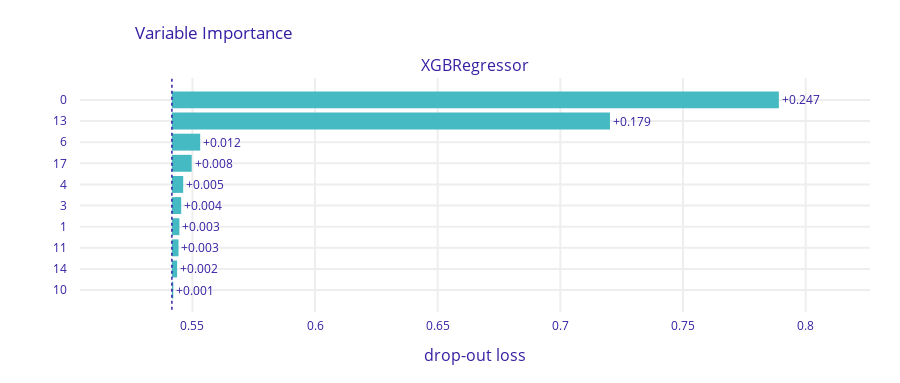

Notebook cell for this chart:
### Code cell
exp_xgreg_age.model_parts().plot()

### Figure 1 — Plotly figure (JSON) as saved in the notebook; plotly's stock layout.template omitted (floating-point values rounded to 4 significant figures)
{"data": [{"base": 0.5417, "hoverinfo": "text", "hoverlabel": {"bgcolor": "rgba(0,0,0,0.8)"}, "hovertext": ["Model: XGBRegressor loss after<br>variable: 0 is permuted: 0.789<br>Drop-out loss change: +0.247", "Model: XGBRegressor loss after<br>variable: 13 is permuted: 0.72<br>Drop-out loss change: +0.179", "Model: XGBRegressor loss after<br>variable: 6 is permuted: 0.553<br>Drop-out loss change: +0.012", "Model: XGBRegressor loss after<br>variable: 17 is permuted: 0.55<br>Drop-out loss change: +0.008", "Model: XGBRegressor loss after<br>variable: 4 is permuted: 0.546<br>Drop-out loss change: +0.005", "Model: XGBRegressor loss after<br>variable: 3 is permuted: 0.545<br>Drop-out loss change: +0.004", "Model: XGBRegressor loss after<br>variable: 1 is permuted: 0.545<br>Drop-out loss change: +0.003", "Model: XGBRegressor loss after<br>variable: 11 is permuted: 0.544<br>Drop-out loss change: +0.003", "Model: XGBRegressor loss after<br>variable: 14 is permuted: 0.544<br>Drop-out loss change: +0.002", "Model: XGBRegressor loss after<br>variable: 10 is permuted: 0.542<br>Drop-out loss change: +0.001"], "marker": {"color": "#46bac2"}, "orientation": "h", "showlegend": false, "text": ["+0.247", "+0.179", "+0.012", "+0.008", "+0.005", "+0.004", "+0.003", "+0.003", "+0.002", "+0.001"], "textposition": "outside", "type": "bar", "x": [0.2474, 0.1786, 0.01153, 0.008071, 0.004609, 0.003787, 0.003055, 0.002699, 0.002125, 0.0005723], "xaxis": "x", "y": ["0", "13", "6", "17", "4", "3", "1", "11", "14", "10"], "yaxis": "y"}], "layout": {"annotations": [{"font": {"size": 16}, "showarrow": false, "text": "XGBRegressor", "x": 0.5, "xanchor": "center", "xref": "paper", "y": 1, "yanchor": "bottom", "yref": "paper"}, {"font": {"size": 16}, "showarrow": false, "text": "drop-out loss", "x": 0.5, "xanchor": "center", "xref": "paper", "y": 0, "yanchor": "top", "yref": "paper", "yshift": -30}], "font": {"color": "#371ea3"}, "height": 383, "margin": {"b": 71, "r": 30, "t": 78}, "shapes": [{"line": {"color": "#371ea3", "dash": "dot", "width": 1.5}, "type": "line", "x0": 0.5417, "x1": 0.5417, "xref": "x", "y0": -1, "y1": 10, "yref": "y"}], "title": {"text": "Variable Importance", "x": 0.15}, "xaxis": {"anchor": "y", "automargin": true, "domain": [0, 1], "fixedrange": true, "gridwidth": 2, "range": [0.5042, 0.8262], "tickcolor": "white", "ticklen": 3, "ticks": "outside", "type": "linear", "zeroline": false}, "yaxis": {"anchor": "x", "automargin": true, "autorange": "reversed", "domain": [0, 1], "fixedrange": true, "gridwidth": 2, "tickcolor": "white", "ticklen": 10, "ticks": "outside", "type": "category"}}}
